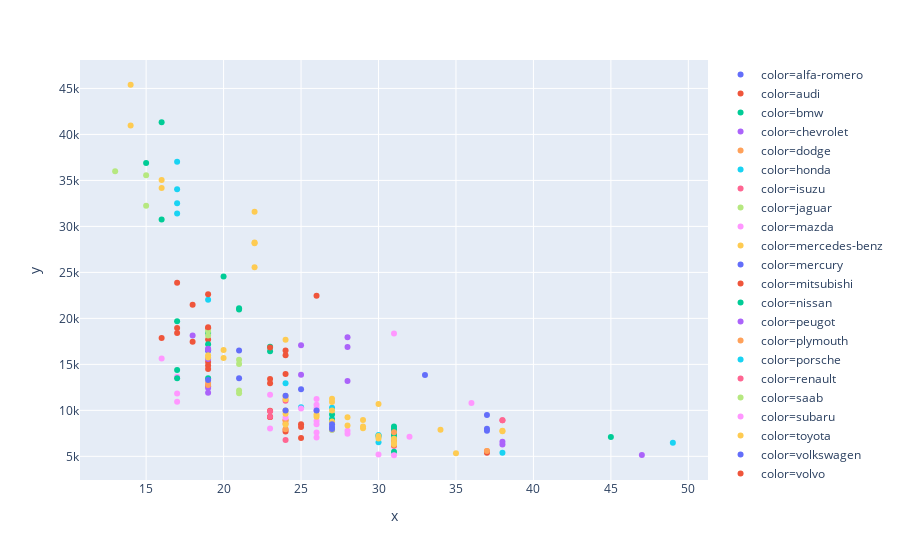

This figure's notebook cell:
### Code cell
import plotly.express as px
px.scatter(x = dfcar.citympg, y=dfcar.price, color = dfcar.carCompany)

### Figure 1 — Plotly figure (JSON) as saved in the notebook; plotly's stock layout.template omitted (floating-point values rounded to 4 significant figures)
{"data": [{"hoverlabel": {"namelength": 0}, "hovertemplate": "color=alfa-romero<br>x=%{x}<br>y=%{y}", "legendgroup": "color=alfa-romero", "marker": {"color": "#636efa", "symbol": "circle"}, "mode": "markers", "name": "color=alfa-romero", "showlegend": true, "type": "scatter", "x": [21, 21, 19], "xaxis": "x", "y": [13495, 16500, 16500], "yaxis": "y"}, {"hoverlabel": {"namelength": 0}, "hovertemplate": "color=audi<br>x=%{x}<br>y=%{y}", "legendgroup": "color=audi", "marker": {"color": "#EF553B", "symbol": "circle"}, "mode": "markers", "name": "color=audi", "showlegend": true, "type": "scatter", "x": [24, 18, 19, 19, 19, 17, 16], "xaxis": "x", "y": [13950, 17450, 15250, 17710, 18920, 23875, 17860.0], "yaxis": "y"}, {"hoverlabel": {"namelength": 0}, "hovertemplate": "color=bmw<br>x=%{x}<br>y=%{y}", "legendgroup": "color=bmw", "marker": {"color": "#00cc96", "symbol": "circle"}, "mode": "markers", "name": "color=bmw", "showlegend": true, "type": "scatter", "x": [23, 23, 21, 21, 20, 16, 16, 15], "xaxis": "x", "y": [16430, 16925, 20970, 21105, 24565, 30760, 41315, 36880], "yaxis": "y"}, {"hoverlabel": {"namelength": 0}, "hovertemplate": "color=chevrolet<br>x=%{x}<br>y=%{y}", "legendgroup": "color=chevrolet", "marker": {"color": "#ab63fa", "symbol": "circle"}, "mode": "markers", "name": "color=chevrolet", "showlegend": true, "type": "scatter", "x": [47, 38, 38], "xaxis": "x", "y": [5151, 6295, 6575], "yaxis": "y"}, {"hoverlabel": {"namelength": 0}, "hovertemplate": "color=dodge<br>x=%{x}<br>y=%{y}", "legendgroup": "color=dodge", "marker": {"color": "#FFA15A", "symbol": "circle"}, "mode": "markers", "name": "color=dodge", "showlegend": true, "type": "scatter", "x": [37, 31, 24, 31, 31, 31, 24, 24, 19], "xaxis": "x", "y": [5572, 6377, 7957, 6229, 6692, 7609, 8558, 8921, 12964], "yaxis": "y"}, {"hoverlabel": {"namelength": 0}, "hovertemplate": "color=honda<br>x=%{x}<br>y=%{y}", "legendgroup": "color=honda", "marker": {"color": "#19d3f3", "symbol": "circle"}, "mode": "markers", "name": "color=honda", "showlegend": true, "type": "scatter", "x": [49, 31, 38, 30, 30, 30, 30, 27, 27, 27, 27, 24, 25], "xaxis": "x", "y": [6479, 6855, 5399, 6529, 7129, 7295, 7295, 7895, 9095, 8845, 10295, 12945, 10345], "yaxis": "y"}, {"hoverlabel": {"namelength": 0}, "hovertemplate": "color=isuzu<br>x=%{x}<br>y=%{y}", "legendgroup": "color=isuzu", "marker": {"color": "#FF6692", "symbol": "circle"}, "mode": "markers", "name": "color=isuzu", "showlegend": true, "type": "scatter", "x": [24, 38, 38, 24], "xaxis": "x", "y": [6785, 8916.0, 8916.0, 11048], "yaxis": "y"}, {"hoverlabel": {"namelength": 0}, "hovertemplate": "color=jaguar<br>x=%{x}<br>y=%{y}", "legendgroup": "color=jaguar", "marker": {"color": "#B6E880", "symbol": "circle"}, "mode": "markers", "name": "color=jaguar", "showlegend": true, "type": "scatter", "x": [15, 15, 13], "xaxis": "x", "y": [32250, 35550, 36000], "yaxis": "y"}, {"hoverlabel": {"namelength": 0}, "hovertemplate": "color=mazda<br>x=%{x}<br>y=%{y}", "legendgroup": "color=mazda", "marker": {"color": "#FF97FF", "symbol": "circle"}, "mode": "markers", "name": "color=mazda", "showlegend": true, "type": "scatter", "x": [30, 31, 31, 31, 31, 17, 17, 17, 16, 26, 26, 26, 26, 36, 26, 19, 31], "xaxis": "x", "y": [5195, 6095, 6795, 6695, 7395, 10945, 11845, 13645, 15645, 8845, 8495, 10595, 10245, 10795, 11245, 18280, 18344], "yaxis": "y"}, {"hoverlabel": {"namelength": 0}, "hovertemplate": "color=mercedes-benz<br>x=%{x}<br>y=%{y}", "legendgroup": "color=mercedes-benz", "marker": {"color": "#FECB52", "symbol": "circle"}, "mode": "markers", "name": "color=mercedes-benz", "showlegend": true, "type": "scatter", "x": [22, 22, 22, 22, 16, 16, 14, 14], "xaxis": "x", "y": [25552, 28248, 28176, 31600, 34184, 35056, 40960, 45400], "yaxis": "y"}, {"hoverlabel": {"namelength": 0}, "hovertemplate": "color=mercury<br>x=%{x}<br>y=%{y}", "legendgroup": "color=mercury", "marker": {"color": "#636efa", "symbol": "circle"}, "mode": "markers", "name": "color=mercury", "showlegend": true, "type": "scatter", "x": [19], "xaxis": "x", "y": [16503], "yaxis": "y"}, {"hoverlabel": {"namelength": 0}, "hovertemplate": "color=mitsubishi<br>x=%{x}<br>y=%{y}", "legendgroup": "color=mitsubishi", "marker": {"color": "#EF553B", "symbol": "circle"}, "mode": "markers", "name": "color=mitsubishi", "showlegend": true, "type": "scatter", "x": [37, 31, 31, 24, 23, 25, 19, 19, 19, 25, 25, 23, 23], "xaxis": "x", "y": [5389, 6189, 6669, 7689, 9959, 8499, 12629, 14869, 14489, 6989, 8189, 9279, 9279], "yaxis": "y"}, {"hoverlabel": {"namelength": 0}, "hovertemplate": "color=nissan<br>x=%{x}<br>y=%{y}", "legendgroup": "color=nissan", "marker": {"color": "#00cc96", "symbol": "circle"}, "mode": "markers", "name": "color=nissan", "showlegend": true, "type": "scatter", "x": [31, 45, 31, 31, 31, 31, 31, 31, 31, 31, 27, 27, 17, 17, 19, 19, 17, 19], "xaxis": "x", "y": [5499, 7099, 6649, 6849, 7349, 7299, 7799, 7499, 7999, 8249, 8949, 9549, 13499, 14399, 13499, 17199, 19699, 18399], "yaxis": "y"}, {"hoverlabel": {"namelength": 0}, "hovertemplate": "color=peugot<br>x=%{x}<br>y=%{y}", "legendgroup": "color=peugot", "marker": {"color": "#ab63fa", "symbol": "circle"}, "mode": "markers", "name": "color=peugot", "showlegend": true, "type": "scatter", "x": [19, 28, 19, 25, 19, 28, 19, 25, 19, 28, 18], "xaxis": "x", "y": [11900, 13200, 12440, 13860, 15580, 16900, 16695, 17075, 16630, 17950, 18150], "yaxis": "y"}, {"hoverlabel": {"namelength": 0}, "hovertemplate": "color=plymouth<br>x=%{x}<br>y=%{y}", "legendgroup": "color=plymouth", "marker": {"color": "#FFA15A", "symbol": "circle"}, "mode": "markers", "name": "color=plymouth", "showlegend": true, "type": "scatter", "x": [37, 24, 31, 31, 31, 24, 19], "xaxis": "x", "y": [5572, 7957, 6229, 6692, 7609, 8921, 12764], "yaxis": "y"}, {"hoverlabel": {"namelength": 0}, "hovertemplate": "color=porsche<br>x=%{x}<br>y=%{y}", "legendgroup": "color=porsche", "marker": {"color": "#19d3f3", "symbol": "circle"}, "mode": "markers", "name": "color=porsche", "showlegend": true, "type": "scatter", "x": [19, 17, 17, 17, 17], "xaxis": "x", "y": [22018, 32528, 34028, 37028, 31400.0], "yaxis": "y"}, {"hoverlabel": {"namelength": 0}, "hovertemplate": "color=renault<br>x=%{x}<br>y=%{y}", "legendgroup": "color=renault", "marker": {"color": "#FF6692", "symbol": "circle"}, "mode": "markers", "name": "color=renault", "showlegend": true, "type": "scatter", "x": [23, 23], "xaxis": "x", "y": [9295, 9895], "yaxis": "y"}, {"hoverlabel": {"namelength": 0}, "hovertemplate": "color=saab<br>x=%{x}<br>y=%{y}", "legendgroup": "color=saab", "marker": {"color": "#B6E880", "symbol": "circle"}, "mode": "markers", "name": "color=saab", "showlegend": true, "type": "scatter", "x": [21, 21, 21, 21, 19, 19], "xaxis": "x", "y": [11850, 12170, 15040, 15510, 18150, 18620], "yaxis": "y"}, {"hoverlabel": {"namelength": 0}, "hovertemplate": "color=subaru<br>x=%{x}<br>y=%{y}", "legendgroup": "color=subaru", "marker": {"color": "#FF97FF", "symbol": "circle"}, "mode": "markers", "name": "color=subaru", "showlegend": true, "type": "scatter", "x": [31, 26, 26, 32, 28, 26, 24, 24, 28, 25, 23, 23], "xaxis": "x", "y": [5118, 7053, 7603, 7126, 7775, 9960, 9233, 11259, 7463, 10198, 8013, 11694], "yaxis": "y"}, {"hoverlabel": {"namelength": 0}, "hovertemplate": "color=toyota<br>x=%{x}<br>y=%{y}", "legendgroup": "color=toyota", "marker": {"color": "#FECB52", "symbol": "circle"}, "mode": "markers", "name": "color=toyota", "showlegend": true, "type": "scatter", "x": [35, 31, 31, 31, 27, 27, 30, 30, 34, 38, 38, 28, 28, 29, 29, 26, 26, 24, 24, 24, 24, 24, 24, 29, 30, 27, 27, 27, 20, 19, 20, 19], "xaxis": "x", "y": [5348, 6338, 6488, 6918, 7898, 8778, 6938, 7198, 7898, 7788, 7738, 8358, 9258, 8058, 8238, 9298, 9538, 8449, 9639, 9989, 11199, 11549, 17669, 8948, 10698, 9988, 10898, 11248, 16558, 15998, 15690, 15750], "yaxis": "y"}, {"hoverlabel": {"namelength": 0}, "hovertemplate": "color=volkswagen<br>x=%{x}<br>y=%{y}", "legendgroup": "color=volkswagen", "marker": {"color": "#636efa", "symbol": "circle"}, "mode": "markers", "name": "color=volkswagen", "showlegend": true, "type": "scatter", "x": [37, 27, 37, 27, 27, 37, 26, 24, 24, 19, 33, 25], "xaxis": "x", "y": [7775, 7975, 7995, 8195, 8495, 9495, 9995, 11595, 9980, 13295, 13845, 12290], "yaxis": "y"}, {"hoverlabel": {"namelength": 0}, "hovertemplate": "color=volvo<br>x=%{x}<br>y=%{y}", "legendgroup": "color=volvo", "marker": {"color": "#EF553B", "symbol": "circle"}, "mode": "markers", "name": "color=volvo", "showlegend": true, "type": "scatter", "x": [23, 23, 24, 24, 17, 17, 23, 19, 18, 26, 19], "xaxis": "x", "y": [12940, 13415, 15985, 16515, 18420, 18950, 16845, 19045, 21485, 22470, 22625], "yaxis": "y"}], "layout": {"legend": {"tracegroupgap": 0}, "margin": {"t": 60}, "xaxis": {"anchor": "y", "domain": [0, 1], "title": {"text": "x"}}, "yaxis": {"anchor": "x", "domain": [0, 1], "title": {"text": "y"}}}}
